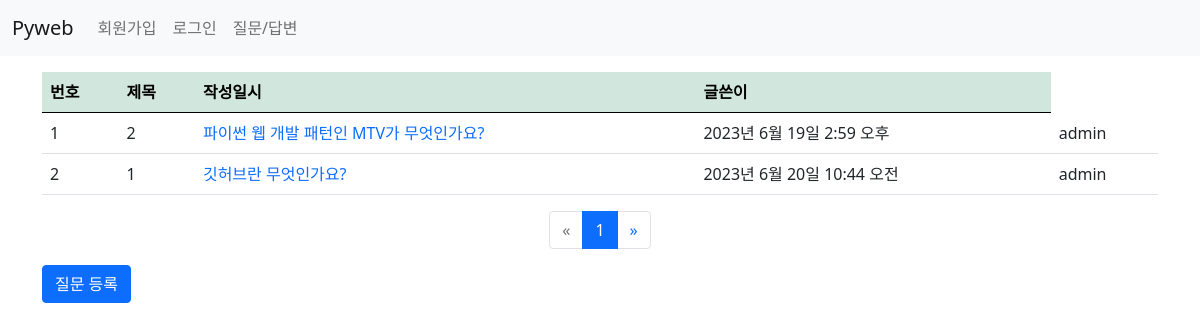
The page /board/ on the database as committed earlier.
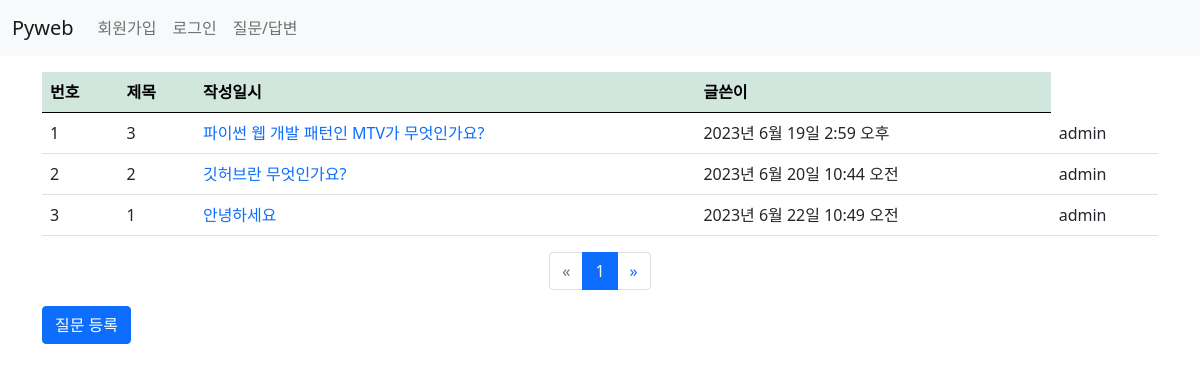
The same page on the database as committed later.
### board/models.py (models this page shows, shortened)
class Question(models.Model):
    author = models.ForeignKey(User, on_delete=models.CASCADE)
    subject = models.CharField(max_length=200)  #제목
    content = models.TextField()                #질문 내용
    create_date = models.DateTimeField()        #등록일
    modify_date = models.DateTimeField(null=True, blank=True)

### board/views.py (the view)
# urls.py: path('', views.question_list, name='question_list'),
def question_list(request):
    question_list = Question.objects.order_by('create_date')  #내림 차순
    page = request.GET.get('page', '1')
    paginator = Paginator(question_list, 10)  #페이지당 게시글 - 10
    page_obj = paginator.get_page(page)
    context = {'question_list': page_obj}
    return render(request, 'board/question_list.html', context)

### board/templatetags/board_filter.py (called while the page is built)
@register.filter
def sub(value, arg):
    return value - arg   #원래값 - 매개값 -> |sub:arg

### templates/board/question_list.html
{% extends 'base.html' %}
{% load board_filter %}
{% block content %}
<div class="container my-3">
    <section id="question_list">
        <table class="table">
            <thead>
                <tr class="table-success">
                    <th>번호</th><th>제목</th><th>작성일시</th><th>글쓴이</th>
                </tr>
            </thead>
            <tbody>
                {% if question_list %}
                    {% for question in question_list %}
                    <tr>
                        <td>{{ forloop.counter }}</td>
                        <td>{{ question_list.paginator.count|sub:question_list.start_index|sub:forloop.counter0|add:1 }}</td>
                        <td>
                            <a href="{% url 'board:detail' question.id %}" class="text-decoration-none">
                                {{ question.subject }}
                            </a>
                        </td>
                        <td>{{ question.create_date }}</td>
                        <td>{{ question.author }}</td>
                    </tr>
                    {% endfor %}
                {% else %}
                    <tr>
                        <td>질문이 없습니다</td>
                    </tr>
                {% endif %}
            </tbody>
        </table>
        <ul class="pagination justify-content-center">
            {% if question_list.has_previous %}
                <li class="page-item">
                    <a class="page-link" href="?page={{ question_list.previous_page_number }}">
                        &laquo;
                    </a>
                </li>
            {% else %}
                <li class="page-item disabled">
                    <a class="page-link" href="">
                        &laquo;
                    </a>
                </li>
            {% endif %}
            {% for page_number in question_list.paginator.page_range %}
                {% if page_number == question_list.number %}
                <li class="page-item active">
                    <a class="page-link" href="?page={{ page_number }}">
                        {{ page_number }}
                    </a>
                </li>
                {% else %}
                <li class="page-item">
                    <a class="page-link" href="?page={{ page_number }}">
                        {{ page_number }}
                    </a>
                </li>
                {% endif %}
            {% endfor %}
             {% if question_list.has_next %}
                <li class="page-item">
                    <a class="page-link" href="?page={{ question_list.next_page_number }}">
                        &raquo;
                    </a>
                </li>
            {% else %}
                <li class="page-item">
                    <a class="page-link" href="#">
                        &raquo;
                    </a>
                </li>
            {% endif %}
        </ul>
    <a href="{% url 'board:question_create' %}"
        class="btn btn-primary">질문 등록</a>
    </section>
</div>
{% endblock %}

Rows that differ between the two databases and show on the page:
computed for Question "파이썬 웹 개발 패턴인 MTV가 무엇인가요?": paginator.count|sub "2" → "3"
computed for Question "깃허브란 무엇인가요?": paginator.count|sub "1" → "2"
added Question: paginator.count|sub "1", subject "안녕하세요", create_date "2023년 6월 22일 10:49 오전", author "admin"
